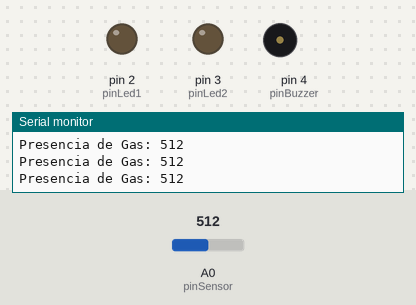
Recording of a sketch running on a simulated Arduino Uno, built with avr-gcc and run on an emulated ATmega328P. Parts: output pins drawn as LEDs (lit = HIGH), buzzer (waves = sounding), the last lines printed to the serial monitor. Inputs (shaded band) come from the test bench; at power-on: A0 (pinSensor) = 512.

Above: at 1.2 s.
1.3 s: A0 (pinSensor) set to 583
2.8 s: A0 (pinSensor) set to 615
At 3.9 s:
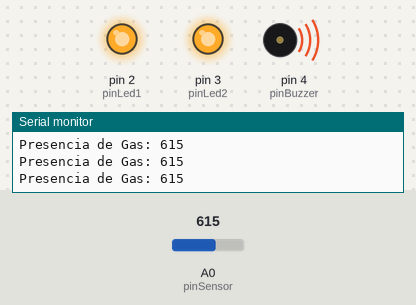
4.3 s: A0 (pinSensor) set to 590
At 5.3 s:
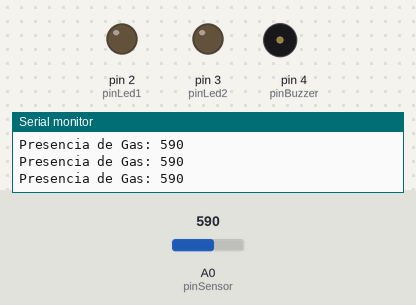
5.8 s: A0 (pinSensor) set to 610
At 6.7 s:
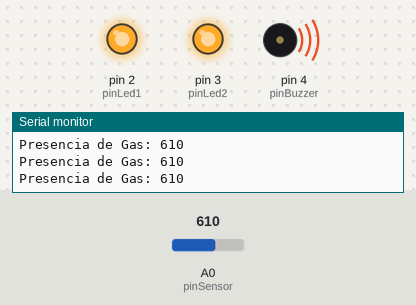
Timing chart, 0 to 8.3 s (numbered marks = the images above; inputs shaded):
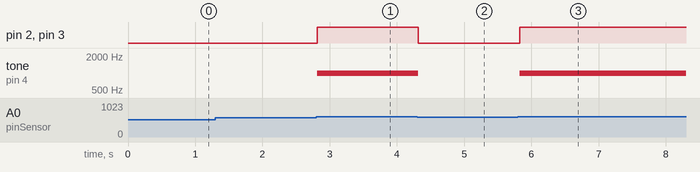

Measured:
- the behaviour switches between 599 and 600 on A0 (pinSensor) (found by bisection; images 0 and 1)
- after the input at 2.8 s, pin 2 (pinLed1), pin 3 (pinLed2): LOW → HIGH at once; tone on pin 4 (pinBuzzer): silent → 1000 Hz at once
- after the input at 4.3 s, pin 2 (pinLed1), pin 3 (pinLed2): HIGH → LOW at once; tone on pin 4 (pinBuzzer): 1000 Hz → silent at once
- after the input at 5.8 s, pin 2 (pinLed1), pin 3 (pinLed2): LOW → HIGH at once; tone on pin 4 (pinBuzzer): silent → 1000 Hz at once

The sketch:

RamonValdez_A2.ino
```cpp
// Código C++ para Alarma de Incendio (Sensor de Gas)

// Definición de pines según el esquema de Tinkercad
const int pinSensor = A0;   // Sensor de Gas (Entrada analógica)
const int pinLed1 = 2;
const int pinLed2 = 3;
const int pinBuzzer = 4;    // Sensor piezoeléctrico (Salida digital/PWM)

// Umbral de activación requerido por la actividad
int umbral = 600;

void setup() {
  // Configuración de entradas y salidas
  pinMode(pinSensor, INPUT);    // El sensor recibe información (INPUT)
  pinMode(pinLed1, OUTPUT);
  pinMode(pinLed2, OUTPUT);
  pinMode(pinBuzzer, OUTPUT);   // El piezoeléctrico suena (OUTPUT)

  Serial.begin(9600); // Monitor Serie para ver el nivel de gas en tiempo real
}

void loop() {
  // Lectura de la variable del sensor de gas
  int valorGas = analogRead(pinSensor);

  // Imprimir valor para depuración
  Serial.print("Presencia de Gas: ");
  Serial.println(valorGas);

  // Lógica de activación: mayor o igual a 600
  if (valorGas >= umbral) {
    // La alarma comienza a sonar y los LEDs se encienden
    digitalWrite(pinLed1, HIGH);
    digitalWrite(pinLed2, HIGH);
    tone(pinBuzzer, 1000); // Frecuencia de la alarma a 1000Hz
  }
  else {
    // Si es menor a 600, la alarma no suena y los LEDs se apagan
    digitalWrite(pinLed1, LOW);
    digitalWrite(pinLed2, LOW);
    noTone(pinBuzzer);
  }

  delay(100); // Estabilidad de la lectura
}
```
